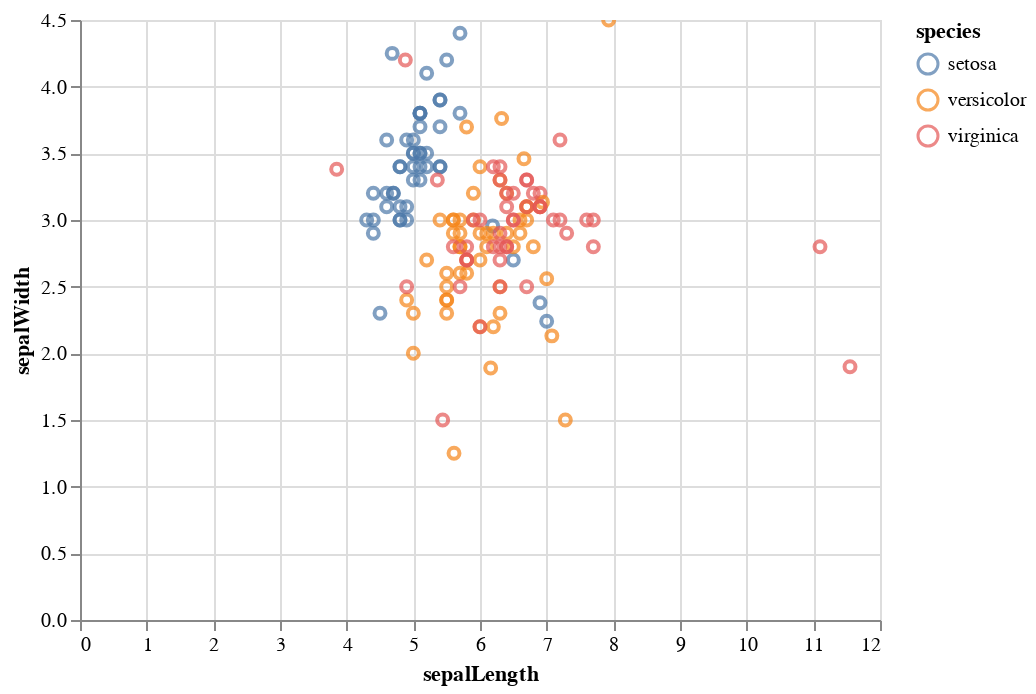

Notebook source saved alongside this figure:
### Code cell
iris_mod_plot = alt.Chart(iris_modified).mark_point().encode(
    x=x,
    y=y,
    color='species',
    tooltip=(x,y)
).interactive()

iris_mod_plot

### Figure 1 — Vega-Lite specification as saved in the notebook (floating-point values rounded to 4 significant figures; data arrays with more than 128 entries replaced by an {"elided": "..."} marker saying what was removed)
{"config": {"view": {"continuousWidth": 400, "continuousHeight": 300}}, "data": {"name": "data-772d5ab614afa9376473110a9b6c4c2c"}, "mark": "point", "encoding": {"color": {"field": "species", "type": "nominal"}, "tooltip": [{"field": "sepalLength", "type": "quantitative"}, {"field": "sepalWidth", "type": "quantitative"}], "x": {"field": "sepalLength", "type": "quantitative"}, "y": {"field": "sepalWidth", "type": "quantitative"}}, "selection": {"selector004": {"type": "interval", "bind": "scales", "encodings": ["x", "y"]}}, "$schema": "https://vega.github.io/schema/vega-lite/v4.17.0.json", "datasets": {"data-772d5ab614afa9376473110a9b6c4c2c": {"elided": "145 records"}}}
